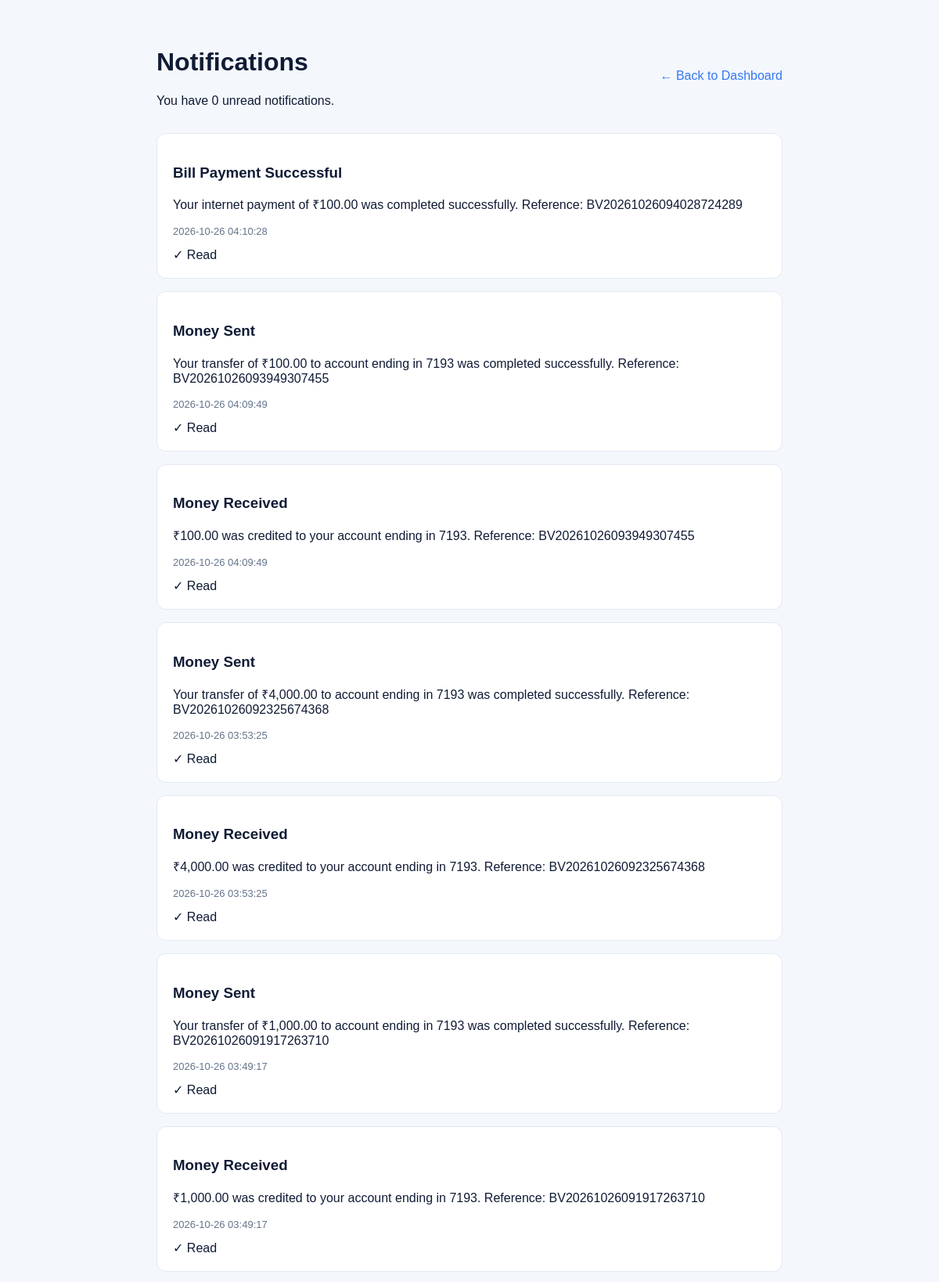
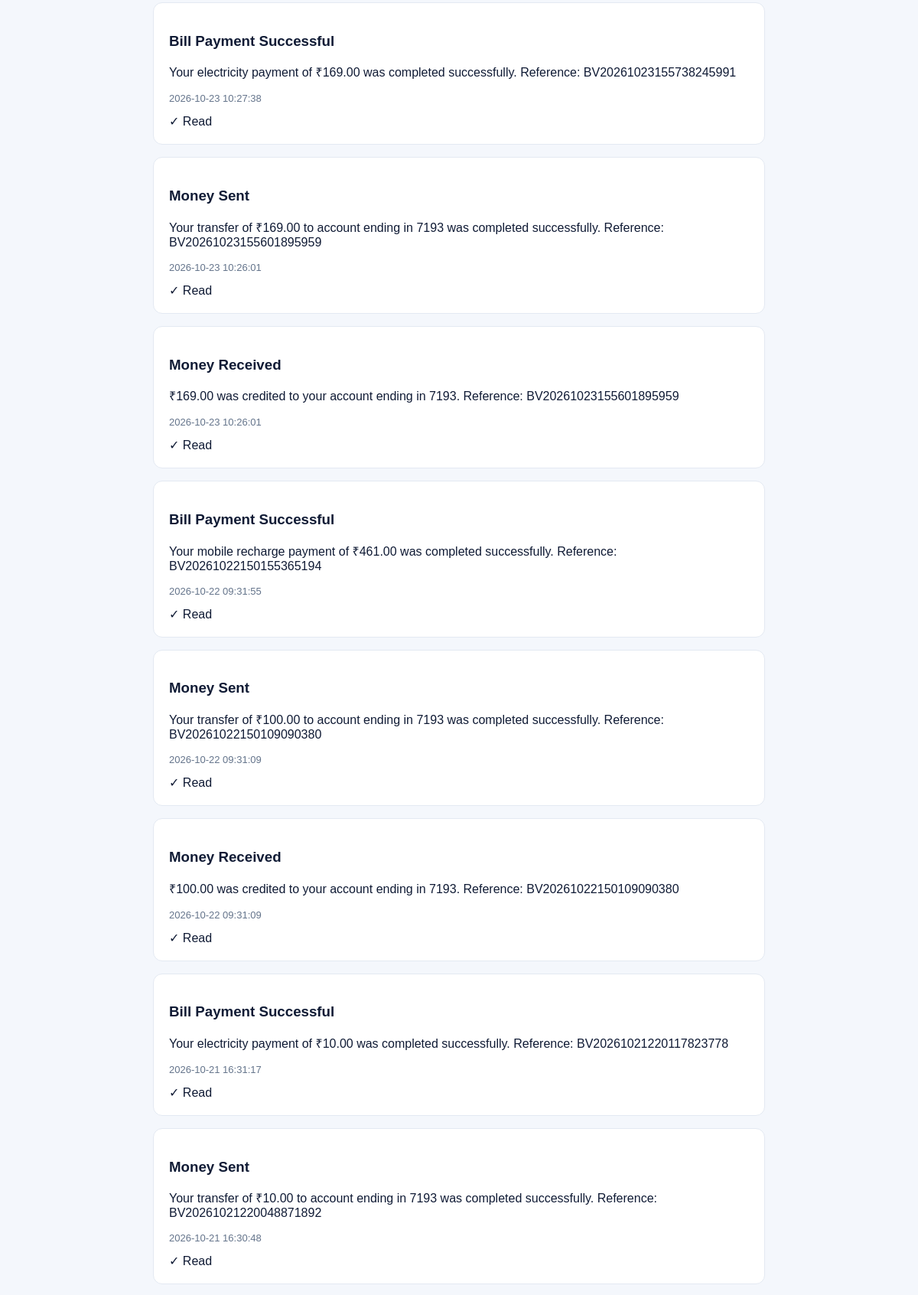
Page /notifications (signed in, upper part) on the committed database (2 pictures, top to bottom).
### tables this page shows
CREATE TABLE notifications (
            id INTEGER PRIMARY KEY AUTOINCREMENT,
            user_id INTEGER NOT NULL,
            title TEXT NOT NULL,
            message TEXT NOT NULL,
            category TEXT NOT NULL DEFAULT 'general',
            related_transaction_id INTEGER,
            is_read INTEGER NOT NULL DEFAULT 0,
            created_at TEXT NOT NULL DEFAULT CURRENT_TIMESTAMP,
            FOREIGN KEY (user_id) REFERENCES users(id),
            FOREIGN KEY (related_transaction_id) REFERENCES transactions(id)
        );

### app.py (the view)
@app.route("/notifications")
@login_required
def notifications():
    connection = get_db_connection()
    user_id = session["user_id"]
    notification_list = connection.execute(
        """
        SELECT *
        FROM notifications
        WHERE user_id = ?
        ORDER BY created_at DESC
        """,
        (user_id,)
    ).fetchall()
    unread_count = connection.execute(
        """
        SELECT COUNT(*) AS total
        FROM notifications
        WHERE user_id = ? AND is_read = 0
        """,
        (user_id,)
    ).fetchone()["total"]
    connection.close()
    return render_template(
        "notifications.html",
        notifications=notification_list,
        unread_count=unread_count
    )

### app.py (called while the page is built)
def get_db_connection():
    connection = sqlite3.connect(DATABASE)
    connection.row_factory = sqlite3.Row
    return connection

def login_required(view_function):
    @wraps(view_function)
    def wrapped_view(*args, **kwargs):
        if "user_id" not in session:
            flash("Please log in to access your dashboard.", "error")
            return redirect(url_for("login"))
        return view_function(*args, **kwargs)
    return wrapped_view

### templates/notifications.html (shortened to what this page needs)
<!DOCTYPE html>
<html lang="en">
<head>
</head>
<body>
    <div class="container">
        <div class="header">
    <div>
        <h1>Notifications</h1>
        <p>You have {{ unread_count }} unread notifications.</p>
    </div>
    <div style="display: flex; gap: 12px; align-items: center; flex-wrap: wrap;">
        <a class="back-link"
           href="{{ url_for('dashboard') }}">
            ← Back to Dashboard
        </a>
    </div>
</div>
        {% if notifications %}
            {% for notification in notifications %}
                <div class="notification-card
                    {% if not notification['is_read'] %}unread{% endif %}">
                    <h3>{{ notification['title'] }}</h3>
                    <p>{{ notification['message'] }}</p>
                    <p class="notification-time">
                        {{ notification['created_at'] }}
                    </p>
                    {% if not notification['is_read'] %}
    <strong>Unread</strong>
    <form method="POST"
          action="{{ url_for('mark_notification_read', notification_id=notification['id']) }}"
          style="margin-top: 12px;">
        <button type="submit"
                style="padding: 8px 12px; border: none; border-radius: 7px; background: #e8efff; color: #2458bd; cursor: pointer;">
            Mark as Read
        </button>
    </form>
{% else %}
    <span>✓ Read</span>
{% endif %}
                </div>
            {% endfor %}
        {% else %}
            <div class="empty-state">
                <h2>You're all caught up!</h2>
                <p>Your notifications will appear here.</p>
            </div>
        {% endif %}
    </div>
</body>
</html>

### templates/notifications.html (style rules this page uses)
body { margin: 0; padding: 40px 20px; font-family: Arial, sans-serif; background: #f4f7fc; color: #101b35; }
.container { max-width: 800px; margin: auto; }
.header { display: flex; justify-content: space-between; align-items: center; flex-wrap: wrap; gap: 12px; }
.back-link { color: #3478f6; text-decoration: none; }
.notification-card { background: white; padding: 20px; margin-top: 16px; border-radius: 12px; border: 1px solid #e3e9f2; }
.notification-time { font-size: 13px; color: #64748b; }

### rows in the picture
notifications: title "Bill Payment Successful", message "Your internet payment of ₹100.00 was completed successfully. Reference: BV20261026094028724289", created_at "2026-10-26 04:10:28", is_read "✓ Read"
notifications: title "Money Sent", message "Your transfer of ₹100.00 to account ending in 7193 was completed successfully. Reference: BV20261026093949307455", created_at "2026-10-26 04:09:49", is_read "✓ Read"
notifications: title "Money Received", message "₹100.00 was credited to your account ending in 7193. Reference: BV20261026093949307455", created_at "2026-10-26 04:09:49", is_read "✓ Read"
notifications: title "Money Sent", message "Your transfer of ₹4,000.00 to account ending in 7193 was completed successfully. Reference: BV20261026092325674368", created_at "2026-10-26 03:53:25", is_read "✓ Read"
notifications: title "Money Received", message "₹4,000.00 was credited to your account ending in 7193. Reference: BV20261026092325674368", created_at "2026-10-26 03:53:25", is_read "✓ Read"
notifications: title "Money Sent", message "Your transfer of ₹1,000.00 to account ending in 7193 was completed successfully. Reference: BV20261026091917263710", created_at "2026-10-26 03:49:17", is_read "✓ Read"
notifications: title "Money Received", message "₹1,000.00 was credited to your account ending in 7193. Reference: BV20261026091917263710", created_at "2026-10-26 03:49:17", is_read "✓ Read"
notifications: title "Bill Payment Successful", message "Your electricity payment of ₹169.00 was completed successfully. Reference: BV20261023155738245991", created_at "2026-10-23 10:27:38", is_read "✓ Read"
notifications: title "Money Sent", message "Your transfer of ₹169.00 to account ending in 7193 was completed successfully. Reference: BV20261023155601895959", created_at "2026-10-23 10:26:01", is_read "✓ Read"
notifications: title "Money Received", message "₹169.00 was credited to your account ending in 7193. Reference: BV20261023155601895959", created_at "2026-10-23 10:26:01", is_read "✓ Read"
notifications: title "Bill Payment Successful", message "Your mobile recharge payment of ₹461.00 was completed successfully. Reference: BV20261022150155365194", created_at "2026-10-22 09:31:55", is_read "✓ Read"
notifications: title "Money Sent", message "Your transfer of ₹100.00 to account ending in 7193 was completed successfully. Reference: BV20261022150109090380", created_at "2026-10-22 09:31:09", is_read "✓ Read"
notifications: title "Money Received", message "₹100.00 was credited to your account ending in 7193. Reference: BV20261022150109090380", created_at "2026-10-22 09:31:09", is_read "✓ Read"
notifications: title "Bill Payment Successful", message "Your electricity payment of ₹10.00 was completed successfully. Reference: BV20261021220117823778", created_at "2026-10-21 16:31:17", is_read "✓ Read"
notifications: title "Money Sent", message "Your transfer of ₹10.00 to account ending in 7193 was completed successfully. Reference: BV20261021220048871892", created_at "2026-10-21 16:30:48", is_read "✓ Read"

### other values in the picture
{{ unread_count }} "0"
